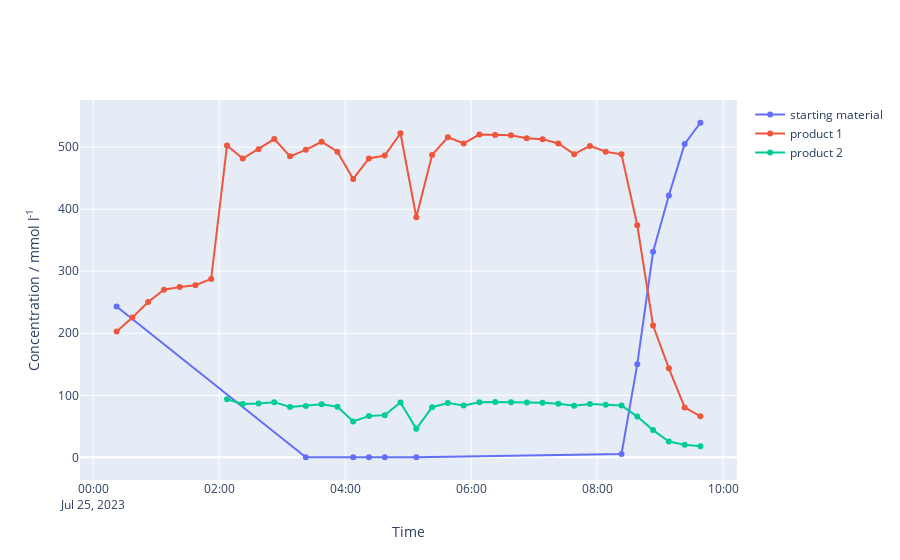

Source (notebook cell):
### Markdown cell above
## Visualize concentrations

### Code cell
# Visualize concentrations
analyzer.visualize_concentrations()
